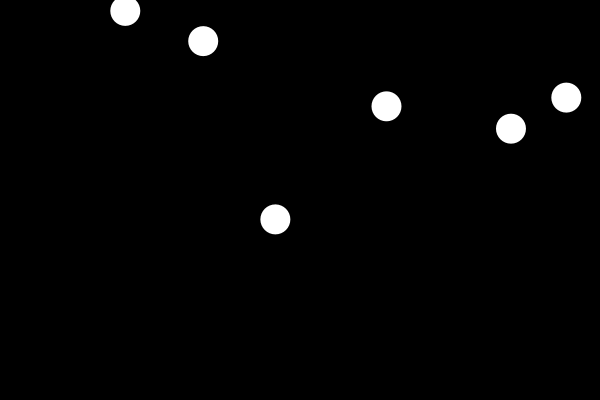
Frame 1 (no input)
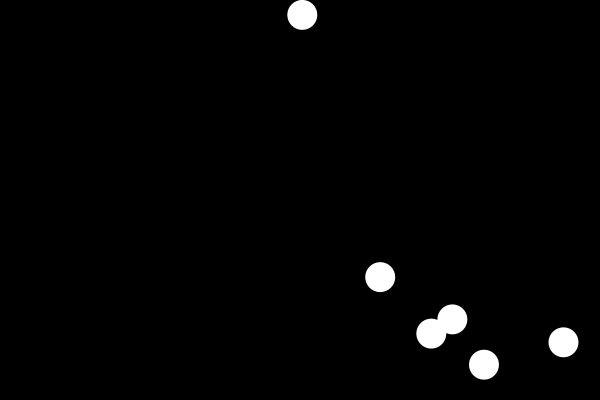
Frame 60 (the mouse pressed at the canvas centre just before this capture)
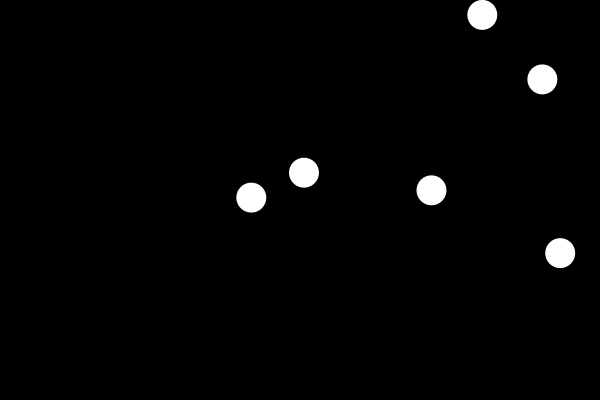
Frame 120 (the mouse held since frame 60 and released just before this capture)

The Processing sketch that drew these frames (run headless with seeded random() and noise(); from frame 60 on, the mouse is pressed at the canvas centre):

// Processing sketch: Bouncing_Ball
// ── Bouncing_Ball.pde
Ball [] balls = new Ball[6];

void setup() {
  size(600, 400);
  for (int i = 0; i < balls.length; i++) {
    balls[i] = new Ball();
  }
}

void draw() {
  background(0);
  for (int i = 0; i < balls.length; i++) {
    balls[i].show();
    balls[i].update();
  }
}

// ── Ball.pde
class Ball {

  float x;
  float xspeed;
  float y;
  float yspeed;
  float r;

  Ball() {
    x = random(0 + r + 5, width - r - 5);
    xspeed = 3;
    y = random(0 + r + 5, height - r - 5);
    yspeed = 4;
    r = 15;
  }

  void show() {
    fill(255);
    noStroke();
    ellipse(x, y, r * 2, r *2);
  }

  void update() {
    x = x + xspeed;
    y = y + yspeed;
    if (x >= width - r || x <= 0 + r) {
      xspeed = xspeed * -1;
    }
    if (y >= height - r || y <= 0 + r) {
      yspeed = yspeed * -1;
    }
  }
}
